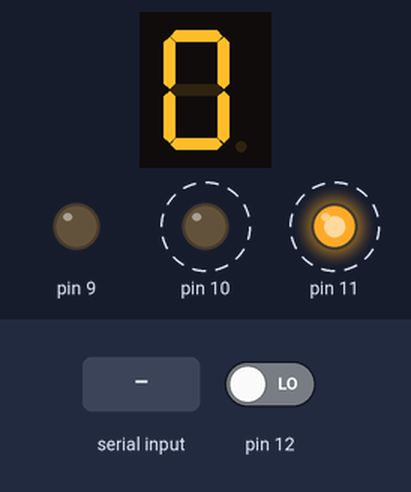
A sketch run on a simulated Arduino Uno, built with avr-gcc and run on an emulated ATmega328P. Shown: 1-digit seven-segment display, output pins drawn as LEDs (lit = HIGH). Wiring (inferred from the names in the program): 1-digit 7-segment display, segments lit when HIGH: segments pin 2, pin 3, pin 4, pin 5, pin 6, pin 7, pin 8. Dashed ring = blinking. Inputs (shaded band) come from the test bench; at power-on: pin 12 LOW. The segment pins are drawn as the display they are named for; pins used as bus, display or sensor lines are not drawn.

Above: at 1.6 s.
1.7 s: byte 1 (1) received over Serial
4.7 s: byte 2 (2) received over Serial
At 6.8 s:
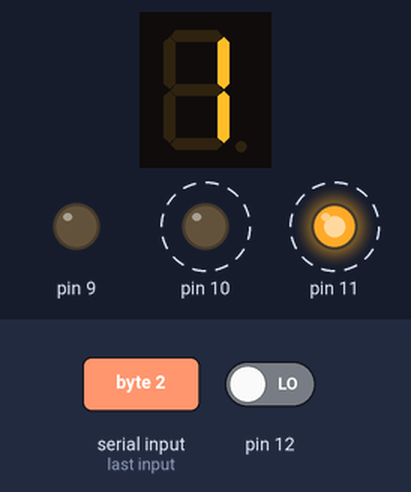
Timing chart, 0 to 13.7 s (numbered marks = the images above; inputs shaded):
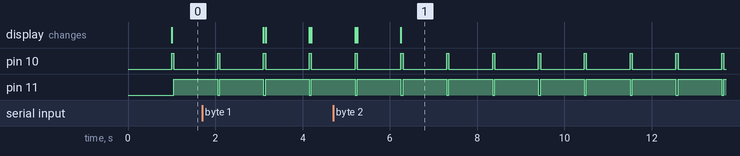

The sketch:

PinPongIR.ino
```cpp
byte data[10] = {
  B01111110,  B00001100,  B10110110,  B10011110,  B11001100,
  B11011010,  B11111010,  B00001110,  B11111110,  B11001110
};
int Pines[7] = {
  2,3,4,5,6,7,8 };

int Contador1, Contador2, Valor;

int DigitaNumero (int Numero, int Posicion){
  int Contador = 1;
  for (int i=9; i<=12; i++){
    if  (i == Posicion)
      digitalWrite(i,HIGH);
    else
      digitalWrite(i,LOW);
  }
  for( byte i=Numero; i<=Numero; i++) {
    for ( byte j=0; j<=7; j++) {
      digitalWrite( Contador, bitRead(data[i], j));
      Contador++ ;
    }
    Contador = 1;
    break;
  }
}

int remote(){
  int value = 0;
  int time = pulseIn(12,LOW);
  if(time>2000){
    for(int counter1=0;counter1<12;counter1++){
      if(pulseIn(12,LOW)>1000){
        value = value + (1<< counter1);
      }
    }
  }
  return value;
}

void setup() {
  for ( int i=2; i<=12; i++ )
    pinMode(i, OUTPUT);

  Serial.begin(9600);

  pinMode(12,INPUT);
  pinMode(13,INPUT);
}

void loop() {
  Valor = Serial.read();
  if (Valor == 1){
    Contador1 += 1;
  }

  if (Valor == 2){
    Contador2 += 1;
  }

  int remote_val = remote();
  if(remote_val>100){
    Serial.println(remote_val);
    delay(5);
  }
  DigitaNumero(Contador1, 10);
  delay(50);
  DigitaNumero(Contador2, 11);
}
```

Measured:
- by itself, pin 10: alternates HIGH for 0.05 s and LOW for 1.0 s
- by itself, pin 11: alternates HIGH for 1.0 s and LOW for 0.05 s
